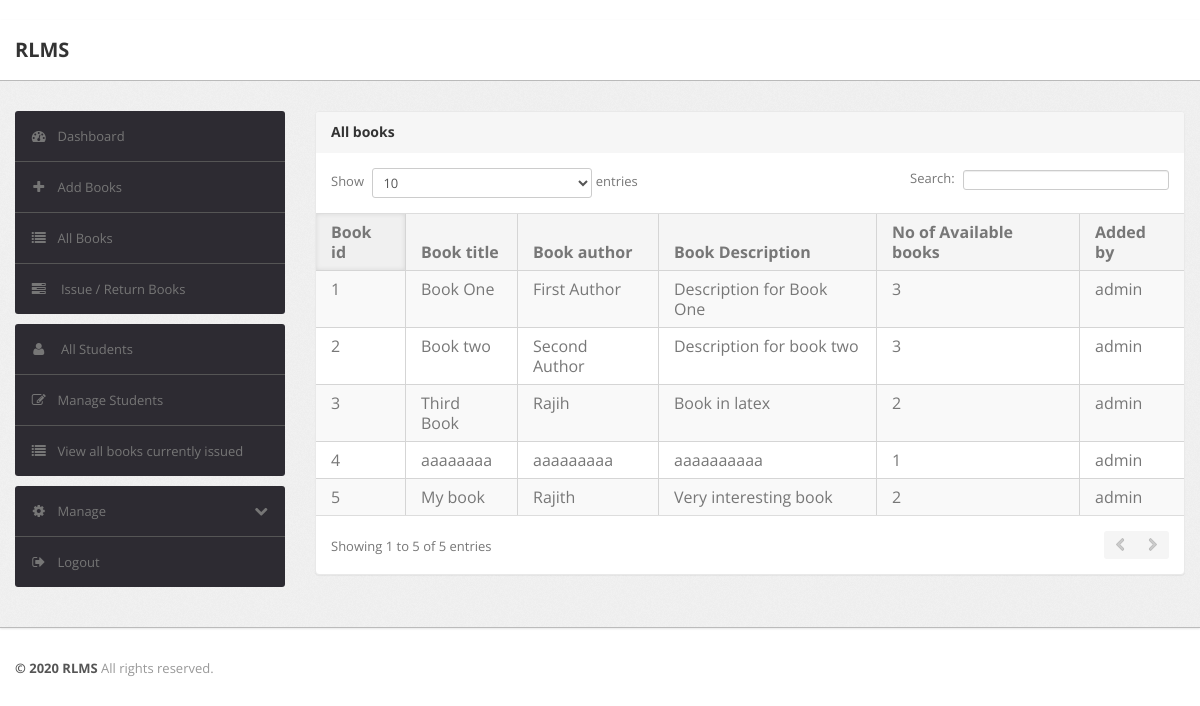
The page /books (signed in) on the database its author committed.
### rlms/models.py (models this page shows, shortened)
class Book(db.Model):
	id = db.Column(db.Integer, primary_key=True)
	title = db.Column(db.String(200), nullable=False)
	author = db.Column(db.String(200), nullable=False)
	description = db.Column(db.Text, nullable=True, default="No description available")
	available_books = db.Column(db.Integer, nullable=False)
	added_by = db.Column(db.Integer, db.ForeignKey('user.id'))

### rlms/routes.py (the view)
@app.route("/books")
@login_required
def all_books():
	books = Book.query.all()
	for book in books:
		book.added_name = User.query.filter_by(id=book.added_by).first().username
	total = len(books)
	return render_template('all_books.html', books=books)

### rlms/models.py (called while the page is built)
@login_manager.user_loader
def load_user(user_id):
    return User.query.get(int(user_id))

### rlms/routes.py (called while the page is built)
@app.after_request
def add_header(r):
    r.headers["Cache-Control"] = "no-cache, no-store, must-revalidate"
    r.headers["Pragma"] = "no-cache"
    r.headers["Expires"] = "0"
    r.headers['Cache-Control'] = 'public, max-age=0'
    return r

@app.after_request
def set_response_headers(response):
    response.headers['Cache-Control'] = 'no-cache, no-store, must-revalidate'
    response.headers['Pragma'] = 'no-cache'
    response.headers['Expires'] = '0'
    return response

### rlms/templates/all_books.html (shortened to what this page needs)
{% extends 'base_template.html' %}
{% block content %}
						<div class="module">
							<div class="module-head">
								<h3>All books</h3>
							</div>
							<div class="module-body table">
								<table cellpadding="0" cellspacing="0" border="0" class="datatable-1 table table-bordered table-striped	 display" width="100%">
									<thead>
										<tr>
											<th>Book id</th>
											<th>Book title</th>
											<th>Book author</th>
											<th>Book Description</th>
											<th>No of Available books</th>
											<th>Added by</th>
										</tr>
									</thead>
									<tbody>
										{% for book in books %}
											<tr class="odd gradeX">
												<td class="center" > {{ book.id }} </td>
												<td class="center" > {{ book.title }} </td>
												<td class="center" > {{ book.author }} </td>
												<td class="center" > {{ book.description }} </td>
												<td class="center" > {{ book.available_books }} </td>
												<td class="center" > {{ book.added_name }} </td>
											</tr>
										{% endfor %}
									</tbody>
								</table>
							</div>
						</div>
{% endblock content %}

### rlms/templates/base_template.html (shortened to what this page needs)
﻿<!DOCTYPE html>
<html lang="en">
    <head>
        <link type="text/css" href="{{ url_for('static', filename='bootstrap/css/bootstrap.min.css') }}" rel="stylesheet">
        <link type="text/css" href="{{ url_for('static', filename='bootstrap/css/bootstrap-responsive.min.css')}}" rel="stylesheet">
        <link type="text/css" href="{{ url_for('static', filename='css/theme.css')}}" rel="stylesheet">
        <link type="text/css" href="{{ url_for('static', filename='images/icons/css/font-awesome.css')}}" rel="stylesheet">
    </head>
    <body>
        <div class="navbar navbar-fixed-top">
            <div class="navbar-inner">
                <div class="container">
                        <a class="brand" href="{{ url_for('index') }}">RLMS </a>
                </div>
            </div>
        </div>
        <div class="wrapper">
            <div class="container">
                <div class="row">
                    <div class="span3">
                        <div class="sidebar">
                            <ul class="widget widget-menu unstyled">
                                <li class="active"><a href="{{ url_for('index') }}"><i class="menu-icon icon-dashboard"></i>Dashboard
                                </a></li>
                                <li><a href="{{ url_for('add_books') }}"><i class="menu-icon icon-plus"></i>Add Books </a>
                                </li>
                                <li><a href="{{ url_for('all_books') }}"><i class="menu-icon icon-list"></i>All Books</a></li>
                                <li><a href="{{ url_for('return_or_issue') }}"><i class="menu-icon icon-tasks"></i> Issue / Return Books </a></li>
                            </ul>
                            <ul class="widget widget-menu unstyled">
                                <li><a href="{{ url_for('all_students') }}"><i class="menu-icon icon-user"></i> All Students </a></li>
                                <li><a href="{{ url_for('manage_students') }}"><i class="menu-icon  icon-edit"></i>Manage Students </a></li>
                                <li><a href="{{ url_for('issued_books') }}"><i class="menu-icon  icon-list"></i>View all books currently issued </a></li>
                            </ul>
                            <ul class="widget widget-menu unstyled">
                                <li><a class="collapsed" data-toggle="collapse" href="#togglePages"><i class="menu-icon icon-cog">
                                </i><i class="icon-chevron-down pull-right"></i>Manage </a>
                                </li>
                                <li><a href="{{ url_for('logout') }}"><i class="menu-icon icon-signout"></i>Logout </a></li>
                            </ul>
                        </div>
                    </div>
                    <div class="span9">
                            {% block content %}{% endblock content %}
                    </div>
                </div>
            </div>
        </div>
        <div class="footer">
            <div class="container">
                <b class="copyright">&copy; 2020 RLMS </b>All rights reserved.
            </div>
        </div>
    </body>

### rows shown on the page
Book: id "1", title "Book One", author "First Author", description "Description for Book One", available_books "3", added_name "admin"
Book: id "2", title "Book two", author "Second Author", description "Description for book two", available_books "3", added_name "admin"
Book: id "3", title "Third Book", author "Rajih", description "Book in latex", available_books "2", added_name "admin"
Book: id "4", title "aaaaaaaa", author "aaaaaaaaa", description "aaaaaaaaaa", available_books "1", added_name "admin"
Book: id "5", title "My book", author "Rajith", description "Very interesting book", available_books "2", added_name "admin"
